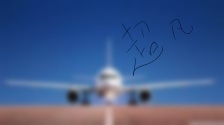
#> input picture train/airplane/airplane5.jpg, 224 x 125 px, found by its file name
$ python 'salt&pepper.py'
#> lines starting #> are read from the running program, lines starting #| are printed output that depends on the picture
import cv2
import numpy as np
from skimage.util import random_noise

I = cv2.imread("/Users/supremepradhananga/Pycharm/custom/train/airplane/airplane5.jpg")
#> I is the input picture: shape (125, 224, 3); mean B, G, R 138.8, 89.7, 64.3
noise_img = random_noise(I, mode = 's&p', amount = 0.1)
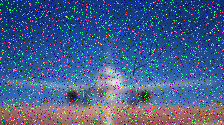
#> noise_img: shape (125, 224, 3) float64; mean B, G, R 0.541, 0.367, 0.276
noise_img = np.array(255*noise_img, dtype = 'uint8')
cv2.imwrite("/Users/supremepradhananga/Pycharm/custom/train/airplane/airplane6.jpg",noise_img)
cv2.imshow('blur', noise_img)
